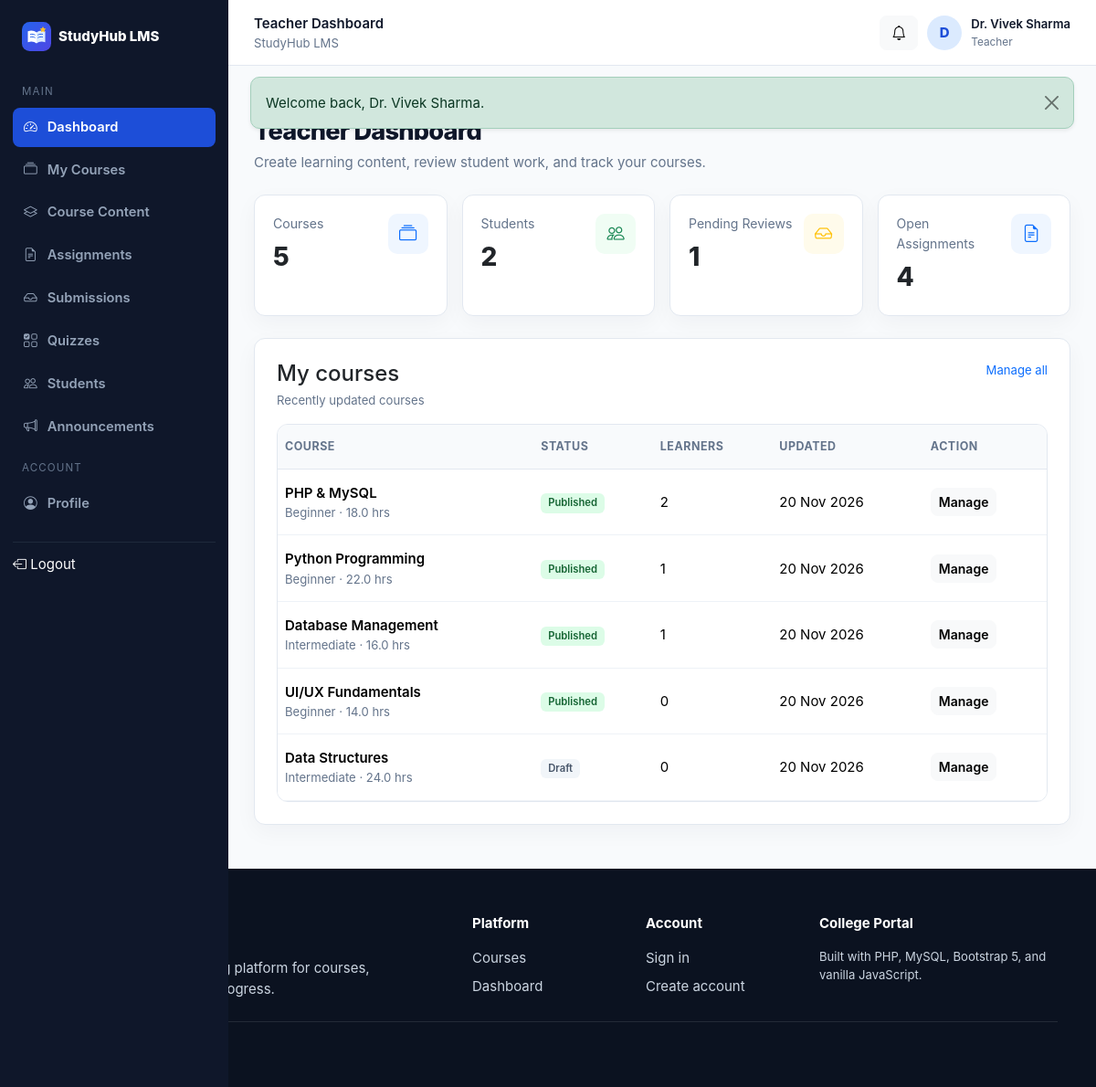
The page /teacher/dashboard.php (signed in) on the database its author committed.
### tables this page shows
CREATE TABLE users (
  id INT UNSIGNED AUTO_INCREMENT PRIMARY KEY,
    
  full_name VARCHAR(120) NOT NULL,
    
  email VARCHAR(190) NOT NULL UNIQUE,
    
  password_hash VARCHAR(255) NOT NULL,
    
  role ENUM('admin',
    'teacher',
    'student') NOT NULL DEFAULT 'student',
    
  status ENUM('active',
    'inactive',
    'pending') NOT NULL DEFAULT 'active',
    
  enrollment_no VARCHAR(50) NULL UNIQUE,
    
  department VARCHAR(120) NULL,
    
  semester TINYINT UNSIGNED NULL,
    
  phone VARCHAR(20) NULL,
    
  bio TEXT NULL,
    
  avatar VARCHAR(255) NULL,
    
  created_at TIMESTAMP DEFAULT CURRENT_TIMESTAMP,
    
  updated_at TIMESTAMP DEFAULT CURRENT_TIMESTAMP ON
UPDATE CURRENT_TIMESTAMP
);

CREATE TABLE courses (
  id INT UNSIGNED AUTO_INCREMENT PRIMARY KEY,
    
  teacher_id INT UNSIGNED NOT NULL,
    
  category_id INT UNSIGNED NULL,
    
  title VARCHAR(180) NOT NULL,
    
  short_description VARCHAR(255) NULL,
    
  description TEXT NULL,
    
  thumbnail VARCHAR(255) NULL,
    
  level ENUM('Beginner',
    'Intermediate',
    'Advanced') DEFAULT 'Beginner',
    
  duration_hours DECIMAL(5,
    1) DEFAULT 0,
    
  status ENUM('draft',
    'published',
    'pending') DEFAULT 'draft',
    
  created_at TIMESTAMP DEFAULT CURRENT_TIMESTAMP,
    
  updated_at TIMESTAMP DEFAULT CURRENT_TIMESTAMP ON
UPDATE CURRENT_TIMESTAMP,
    
  CONSTRAINT fk_courses_teacher FOREIGN KEY (teacher_id) REFERENCES users(id) ON DELETE CASCADE,
    
  CONSTRAINT fk_courses_category FOREIGN KEY (category_id) REFERENCES categories(id) ON DELETE
SET NULL,
    
  INDEX idx_courses_status(status),
    INDEX idx_courses_teacher(teacher_id)
);

### teacher/dashboard.php (the view, shortened to what this page needs)
<?php
$pageTitle='Teacher Dashboard';
require_once __DIR__.'/../includes/auth.php';
require_role('teacher');
require_once __DIR__.'/../includes/ui.php';
$id=(int)user()['id'];
$st=$pdo->prepare('SELECT COUNT(*) FROM courses WHERE teacher_id=?');
$st->execute([$id]);
$courses=(int)$st->fetchColumn();
$st=$pdo->prepare('SELECT COUNT(DISTINCT e.student_id) FROM enrollments e JOIN courses c ON c.id=e.course_id WHERE c.teacher_id=?');
$st->execute([$id]);
$students=(int)$st->fetchColumn();
$st=$pdo->prepare('SELECT COUNT(*) FROM submissions s JOIN assignments a ON a.id=s.assignment_id JOIN courses c ON c.id=a.course_id WHERE c.teacher_id=? AND s.status IN (\'submitted\',\'late\')');
$st->execute([$id]);
$pending=(int)$st->fetchColumn();
$st=$pdo->prepare("SELECT COUNT(*) FROM assignments a JOIN courses c ON c.id=a.course_id WHERE c.teacher_id=? AND a.status='open'");
$st->execute([$id]);
$assignments=(int)$st->fetchColumn();
$st=$pdo->prepare('SELECT c.*,COUNT(e.id) learners FROM courses c LEFT JOIN enrollments e ON e.course_id=c.id WHERE c.teacher_id=? GROUP BY c.id ORDER BY c.updated_at DESC LIMIT 5');
$st->execute([$id]);
$rows=$st->fetchAll();
include __DIR__.'/../includes/app_start.php';
?>
<div class="page-header">
<div>
<div class="section-kicker mb-2">Faculty space</div>
<h1>Teacher Dashboard</h1>
<p>Create learning content, review student work, and track your courses.</p>
</div>
<a href="course-form.php" class="btn btn-primary">
New Course</a>
</div>
<div class="row g-3 mb-4">
<div class="col-6 col-xl-3"><?=statCard('collection','Courses',$courses,'primary')?></div>
<div class="col-6 col-xl-3"><?=statCard('people','Students',$students,'success')?></div>
<div class="col-6 col-xl-3"><?=statCard('inbox','Pending Reviews',$pending,'warning')?></div>
<div class="col-6 col-xl-3"><?=statCard('file-earmark-text','Open Assignments',$assignments,'primary')?></div>
</div>
<div class="card p-4">
<div class="d-flex justify-content-between mb-3">
<div>
<h4 class="mb-1">My courses</h4>
<div class="small text-muted">Recently updated courses</div>
</div>
<a href="courses.php" class="small">Manage all</a>
</div>
<div class="table-responsive">
<table class="table">
<thead>
<tr>
<th>Course</th>
<th>Status</th>
<th>Learners</th>
<th>Updated</th>
<th>Action</th>
</tr>
</thead>
<tbody>
<?php
foreach($rows as $r):?><tr>
<td>
<div class="fw-semibold"><?=e($r['title'])?></div>
<div class="small text-muted"><?=e($r['level'])?> · <?=e((string)$r['duration_hours'])?> hrs</div>
</td>
<td><?=badgeSoft(ucfirst($r['status']),$r['status']==='published'?'success':($r['status']==='pending'?'warning':'secondary'))?></td>
<td><?=e($r['learners'])?></td>
<td><?=e(date('d M Y',strtotime($r['updated_at'])))?></td>
<td>
<a class="btn btn-sm btn-light" href="course-content.php?course_id=<?=$r['id']?>">Manage</a>
</td>
</tr>
<?php
endforeach;
?></tbody>
</table>
</div>
</div>
<?php
include __DIR__.'/../includes/app_end.php';
?>

### includes/topbar.php (shortened to what this page needs)
<header class="app-topbar">
  <div class="d-flex align-items-center gap-3">
<div>
<div class="fw-semibold d-none d-md-block"><?= e($pageTitle)?></div>
<div class="small text-muted d-none d-md-block">StudyHub LMS</div>
</div>
</div>
  <div class="topbar-user">
<a class="btn btn-light position-relative" title="Announcements" href="announcements.php">
<i class="bi bi-bell">
</i>
?></a>
<div class="avatar"><?= e(strtoupper(substr($userName,0,1)))?></div>
<div class="d-none d-sm-block">
<div class="fw-semibold small"><?= e($userName)?></div>
<div class="text-muted" style="font-size:.74rem;text-transform:capitalize"><?= e($role)?></div>
</div>
</div>
</header>

### includes/ui.php (shortened to what this page needs)
<?php
function statCard($icon, $label, $value, $tone='primary', $meta='') {
    $toneClass = match ($tone) {
        'warning' => 'warning', 'danger' => 'danger', 'success' => 'success', default => 'primary'
    }
    ;
    return '<div class="card stat-card"><div class="d-flex justify-content-between align-items-start"><div><div class="stat-label mb-1">'.e($label).'</div><div class="stat-number">'.e((string)$value).'</div>'.($meta?'<div class="small text-muted mt-1">'.e($meta).'</div>':'').'</div><div class="stat-icon bg-soft-'.$toneClass.' text-'.$toneClass.'"><i class="bi bi-'.$icon.'"></i></div></div></div>';
}
function badgeSoft($text,$tone='secondary'){
    return '<span class="badge badge-soft-'.e($tone).'">'.e($text).'</span>';
}

### assets/css/style.css (style rules this page uses)
:root { --primary:#2563eb; --primary-dark:#1d4ed8; --success:#16a34a; --warning:#d97706; --danger:#dc2626; --bg:#f8fafc; --surface:#fff; --border:#e2e8f0; --text:#0f172a; --muted:#64748b; --sidebar:#0f172a; --sidebar-muted:#94a3b8; --radius:12px; }
* { box-sizing:border-box }
html,body { height:100% }
body { font-family:Inter,ui-sans-serif,system-ui,-apple-system,"Segoe UI",Roboto,Arial,sans-serif; background:var(--bg); color:var(--text); font-size:15px; line-height:1.55 }
a { text-decoration:none }
.text-muted { color:var(--muted)!important }
.bg-soft-primary { background:#eff6ff }
.bg-soft-success { background:#f0fdf4 }
.bg-soft-warning { background:#fffbeb }
.card { border:1px solid var(--border); border-radius:var(--radius); box-shadow:0 8px 24px rgba(15,23,42,.04) }
.btn { border-radius:8px; font-weight:600 }
.btn-primary { background:var(--primary); border-color:var(--primary) }
.badge { font-weight:600; padding:.45em .7em }
.badge-soft-success { background:#dcfce7; color:#166534 }
.badge-soft-secondary { background:#f1f5f9; color:#475569 }
.section-kicker { font-size:.82rem; text-transform:uppercase; letter-spacing:.11em; color:var(--primary); font-weight:800 }
.stat-card { padding:20px; height:100% }
.stat-icon { width:44px; height:44px; border-radius:10px; display:grid; place-items:center; font-size:1.2rem }
.stat-number { font-size:1.75rem; font-weight:800; letter-spacing:-.03em }
.stat-label { color:var(--muted); font-size:.88rem }
.app-topbar { height:72px; background:#fff; border-bottom:1px solid var(--border); display:flex; align-items:center; justify-content:space-between; padding:0 28px; position:sticky; top:0; z-index:1000 }
.topbar-user { display:flex; align-items:center; gap:10px }
.avatar { width:38px; height:38px; border-radius:50%; display:grid; place-items:center; background:#dbeafe; color:#1d4ed8; font-weight:800 }
.page-header { display:flex; justify-content:space-between; align-items:flex-start; gap:16px; margin-bottom:24px }
.page-header h1 { font-size:1.7rem; font-weight:800; letter-spacing:-.03em; margin:0 }
.page-header p { color:var(--muted); margin:5px 0 0 }
.table { margin:0 }
.table thead th { font-size:.78rem; text-transform:uppercase; letter-spacing:.04em; color:#64748b; background:#f8fafc; border-bottom-color:var(--border); white-space:nowrap }
.table td { vertical-align:middle; border-bottom-color:#eef2f7 }
.table-responsive { border:1px solid var(--border); border-radius:12px }
.table td,.table th { padding-top:14px; padding-bottom:14px }

### rows shown on the page
users: full_name "D", full_name "Dr. Vivek Sharma"
courses: title "PHP & MySQL", level "Beginner", duration_hours "18.0", text "Published", learners "2", updated_at "20 Nov 2026"
courses: title "Python Programming", level "Beginner", duration_hours "22.0", text "Published", learners "1", updated_at "20 Nov 2026"
courses: title "Database Management", level "Intermediate", duration_hours "16.0", text "Published", learners "1", updated_at "20 Nov 2026"
courses: title "UI/UX Fundamentals", level "Beginner", duration_hours "14.0", text "Published", learners "0", updated_at "20 Nov 2026"
courses: title "Data Structures", level "Intermediate", duration_hours "24.0", text "Draft", learners "0", updated_at "20 Nov 2026"

### other values the page prints
$f['message'] "Welcome back, Dr. Vivek Sharma."
$section "MAIN"
$label "Dashboard"
$label "My Courses"
$label "Course Content"
$label "Assignments"
$label "Submissions"
$label "Quizzes"
$label "Students"
$label "Announcements"
$section "ACCOUNT"
$label "Profile"
$pageTitle "Teacher Dashboard"
$role "Teacher"
$label "Courses Students Pending Reviews Open Assignments"
